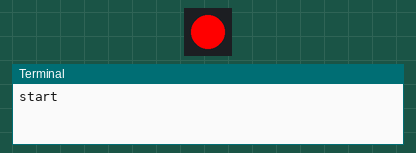
The program below on a simulated Raspberry Pi (BCM pin numbers). On the bench: 1 RGB LEDs in strip order, left to right, the last lines printed to the terminal. Values from a settings file that is not in the repository are placeholders. At 18.0 s the program stops and its outputs stay as they are.

Above: at 0.1 s.
At 3.1 s:
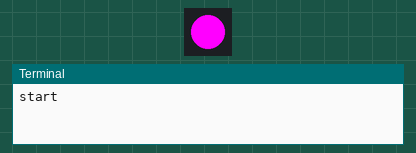
At 6.1 s:
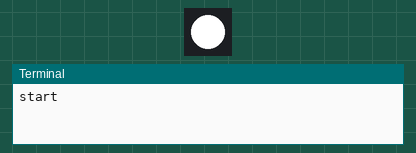
At 18.1 s:
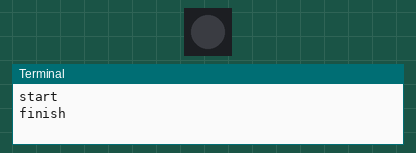
Timing chart, 0 to 19.5 s (numbered marks = the images above):
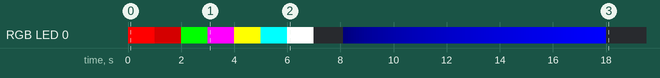

Measured:
- by itself, RGB LED 0: off → RGB(255, 0, 0) at 0.00 s, → RGB(128, 0, 0) 1.0 s later, → RGB(0, 255, 0) 1.0 s later, → RGB(255, 0, 255) 1.0 s later, … (108 changes in this stretch)

The program:

full_color_rgb.py
```python
from gpiozero import RGBLED
from time import sleep
import os

from gpiozero.pins.pigpio import PiGPIOFactory
factory = PiGPIOFactory(host=os.environ['REMOTE_IP_ADDRESS'])

led = RGBLED(red=9, green=10, blue=11, pin_factory=factory)

print("start")
led.red = 1  # full red
sleep(1)
led.red = 0.5  # half red
sleep(1)

led.color = (0, 1, 0)  # full green
sleep(1)
led.color = (1, 0, 1)  # magenta
sleep(1)
led.color = (1, 1, 0)  # yellow
sleep(1)
led.color = (0, 1, 1)  # cyan
sleep(1)
led.color = (1, 1, 1)  # white
sleep(1)

led.color = (0, 0, 0)  # off
sleep(1)

# slowly increase intensity of blue
for n in range(100):
    led.blue = n/100
    sleep(0.1)

led.color = (0, 0, 0)  # off
print("finish")
```
